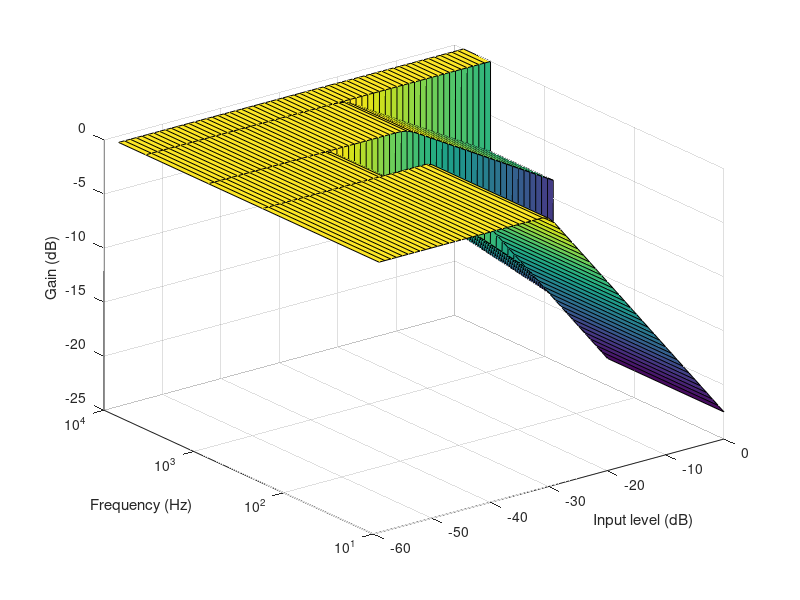

Here is the MATLAB script that generated this plot:
Y=[10,199,200,799,800,3999,4000,7999];
nBands=4;
nRows=2*nBands;
for i=1:60, %input level in dB
    X(i)=i-60;
end
Z=zeros(2*nBands,60);
%Threshold, Ratio, Knee width values
T=[-30 -30 -38 -38 -25 -25 0 0];
R=[4 4 2 2 1.5 1.5 1 1];
W=[2 2 3 3 3 3 3 3];

for row=1:nRows,
    for i=1:60, 
        if 2*(X(i)-T(row))>=W(row) %Above knee
            Z(row,i)=(X(i)-T(row))*(1/R(row)-1);
        elseif 2*(X(i)-T(row))<=-W(row) %below knee
            Z(row,i)=0;
        else %In knee. Should never be called if knee is zero.
            Z(row,i)=(1/R(row)-1)*((X(i)-T(row)+W(row)/2)^2/(2*W(row)));
        end
    end
end
figure(2)
surf(X,Y,Z);
set(gca, 'YScale', 'log')
xlabel('Input level (dB)');
ylabel('Frequency (Hz)');
zlabel('Gain (dB)');